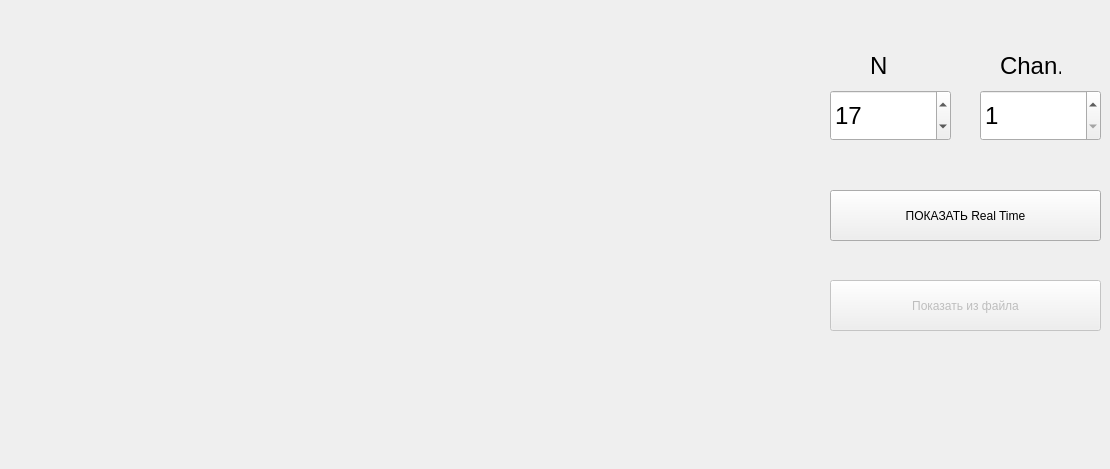
    <widget class="QWidget" name="tab_Single_NOT_ADP16">
     <property name="autoFillBackground">
      <bool>false</bool>
     </property>
     <property name="styleSheet">
      <string notr="true"/>
     </property>
     <attribute name="title">
      <string>Single</string>
     </attribute>
     <widget class="QWidget" name="SINGLE_widget" native="true">
      <property name="geometry">
       <rect>
        <x>10</x>
        <y>60</y>
        <width>800</width>
        <height>400</height>
       </rect>
      </property>
      <property name="autoFillBackground">
       <bool>false</bool>
      </property>
      <property name="styleSheet">
       <string notr="true">color: rgb(255, 255, 0);</string>
      </property>
     </widget>
     <widget class="QLabel" name="label_21">
      <property name="geometry">
       <rect>
        <x>1000</x>
        <y>50</y>
        <width>61</width>
        <height>31</height>
       </rect>
      </property>
      <property name="font">
       <font>
        <pointsize>18</pointsize>
       </font>
      </property>
      <property name="text">
       <string>Chan.</string>
      </property>
     </widget>
     <widget class="QSpinBox" name="N_Spectral_spinBox_Single">
      <property name="geometry">
       <rect>
        <x>830</x>
        <y>90</y>
        <width>121</width>
        <height>51</height>
       </rect>
      </property>
      <property name="font">
       <font>
        <pointsize>18</pointsize>
       </font>
      </property>
      <property name="minimum">
       <number>1</number>
      </property>
      <property name="maximum">
       <number>23</number>
      </property>
      <property name="value">
       <number>17</number>
      </property>
     </widget>
     <widget class="QPushButton" name="Show_Selected_Spectral_Single_pushButton">
      <property name="geometry">
       <rect>
        <x>830</x>
        <y>190</y>
        <width>271</width>
        <height>51</height>
       </rect>
      </property>
      <property name="text">
       <string>ПОКАЗАТЬ Real Time</string>
      </property>
     </widget>
     <widget class="QPushButton" name="Show_Spectral_Selected_From_File_Single_pushButton">
      <property name="enabled">
       <bool>false</bool>
      </property>
      <property name="geometry">
       <rect>
        <x>830</x>
        <y>280</y>
        <width>271</width>
        <height>51</height>
       </rect>
      </property>
      <property name="text">
       <string>Показать из файла</string>
      </property>
     </widget>
     <widget class="QLabel" name="label_22">
      <property name="geometry">
       <rect>
        <x>870</x>
        <y>50</y>
        <width>21</width>
        <height>31</height>
       </rect>
      </property>
      <property name="font">
       <font>
        <pointsize>18</pointsize>
       </font>
      </property>
      <property name="text">
       <string>N</string>
      </property>
     </widget>
     <widget class="QSpinBox" name="N_Spectral_Channel_spinBox_Single">
      <property name="geometry">
       <rect>
        <x>980</x>
        <y>90</y>
        <width>121</width>
        <height>51</height>
       </rect>
      </property>
      <property name="font">
       <font>
        <pointsize>18</pointsize>
       </font>
      </property>
      <property name="minimum">
       <number>1</number>
      </property>
      <property name="maximum">
       <number>16</number>
      </property>
     </widget>
     <zorder>label_21</zorder>
     <zorder>N_Spectral_spinBox_Single</zorder>
     <zorder>Show_Selected_Spectral_Single_pushButton</zorder>
     <zorder>Show_Spectral_Selected_From_File_Single_pushButton</zorder>
     <zorder>label_22</zorder>
     <zorder>N_Spectral_Channel_spinBox_Single</zorder>
     <zorder>SINGLE_widget</zorder>
    </widget>
